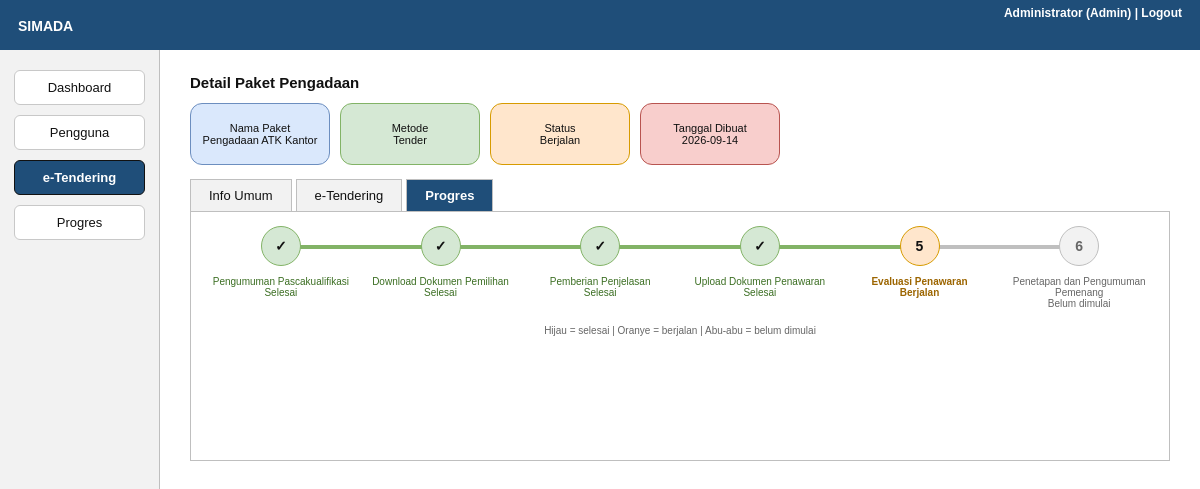
The app's page /public/index.php?page=paket&id=1&tab=progres (signed in) with its own data.
### tables this page shows
CREATE TABLE paket_pengadaan (
  id         INT UNSIGNED AUTO_INCREMENT PRIMARY KEY,
  nama_paket VARCHAR(150) NOT NULL,
  metode     ENUM('Tender','Pengadaan Langsung','E-Purchasing') NOT NULL,
  status     ENUM('Analisis','Berjalan','Selesai') NOT NULL DEFAULT 'Analisis',
  tanggal    DATE NOT NULL,
  created_by INT UNSIGNED NULL,
  CONSTRAINT fk_paket_user FOREIGN KEY (created_by) REFERENCES users(id)
);

CREATE TABLE tender (
  id              INT UNSIGNED AUTO_INCREMENT PRIMARY KEY,
  paket_id        INT UNSIGNED NOT NULL,
  tahap           VARCHAR(60) NOT NULL,
  tanggal_mulai   DATE NULL,
  tanggal_selesai DATE NULL,
  status          ENUM('Belum dimulai','Berjalan','Selesai') NOT NULL DEFAULT 'Belum dimulai',
  UNIQUE KEY uq_paket_tahap (paket_id, tahap),
  CONSTRAINT fk_tender_paket FOREIGN KEY (paket_id) REFERENCES paket_pengadaan(id) ON DELETE CASCADE
);

### core/Controller.php (called while the page is built, shortened)
<?php
abstract class Controller
{
    protected function render(string $view, array $data = [], string $active = ''): void
    {
        extract($data);
        require __DIR__ . '/../views/layout/header.php';
        require __DIR__ . "/../views/$view.php";
        require __DIR__ . '/../views/layout/footer.php';
    }
}

### controllers/TenderController.php (called while the page is built, shortened)
<?php
class TenderController extends Controller
{
    private PaketPengadaan $paket;
    private Tender $tender;
    public function __construct()
    {
        $this->paket = new PaketPengadaan();
        $this->tender = new Tender();
    }
    private function canEdit(): bool
    {
        return in_array(Auth::user()['role'], ['Pokja', 'Admin'], true);
    }
    public function detail(): void
    {
        $id = (int)($_GET['id'] ?? 0);
        $paket = $this->paket->findById($id);
        $tab = in_array($_GET['tab'] ?? '', ['info', 'tender', 'progres'], true) ? $_GET['tab'] : 'tender';
        $rows = $this->tender->byPaket($id);
        $errors = [];
        $this->render('tender/detail', [
            'paket' => $paket, 'rows' => $rows, 'errors' => $errors, 'tab' => $tab,
            'canEdit' => $this->canEdit(), 'pembuat' => $this->paket->creatorName((int)$paket['created_by']),
            'stages' => $this->stages($this->tender->byPaket($id)),
        ], 'tender');
    }
    public static function stages(array $tahapan): array
    {
        $by = array_column($tahapan, 'status', 'tahap');
        return array_map(fn($t) => ['tahap' => $t, 'status' => $by[$t] ?? 'Belum dimulai'], Tender::TAHAP);
    }
}

### public/index.php (called while the page is built, shortened)
<?php
spl_autoload_register(function ($class) {
    foreach (['core', 'models', 'controllers'] as $dir) {
        $file = __DIR__ . "/../$dir/$class.php";
        if (is_file($file)) { require $file; return; }
    }
});
$routes = [
    'login'       => [AuthController::class, 'login'],
    'logout'      => [AuthController::class, 'logout'],
    'dashboard'   => [DashboardController::class, 'index'],
    'users'       => [UserController::class, 'index'],
    'user-toggle' => [UserController::class, 'toggle'],
    'tender'      => [TenderController::class, 'index'],
    'paket'       => [TenderController::class, 'detail'],
    'progres'     => [ProgresController::class, 'index'],
];
$page = $_GET['page'] ?? (Auth::check() ? 'dashboard' : 'login');
[$class, $method] = $routes[$page] ?? $routes['login'];
(new $class())->$method();

### config/config.php (called while the page is built)
<?php
return [
    'driver'   => getenv('SIMADA_DRIVER') ?: 'mysql',
    'host'     => '127.0.0.1',
    'port'     => 3306,
    'database' => 'simada',
    'username' => 'root',
    'password' => '',
    'sqlite'   => __DIR__ . '/../database/simada.sqlite',
];

### core/Database.php (called while the page is built, shortened)
<?php
class Database
{
    private static ?Database $instance = null;
    private PDO $pdo;
    private function __construct()
    {
        $c = require __DIR__ . '/../config/config.php';
        $dsn = $c['driver'] === 'sqlite'
            ? 'sqlite:' . $c['sqlite']
            : "mysql:host={$c['host']};port={$c['port']};dbname={$c['database']};charset=utf8mb4";
        $this->pdo = new PDO($dsn, $c['username'], $c['password'], [
            PDO::ATTR_ERRMODE            => PDO::ERRMODE_EXCEPTION,
            PDO::ATTR_DEFAULT_FETCH_MODE => PDO::FETCH_ASSOC,
            PDO::ATTR_EMULATE_PREPARES   => false,
        ]);
    }
    public static function getInstance(): Database
    {
        return self::$instance ??= new Database();
    }
    public function getConnection(): PDO
    {
        return $this->pdo;
    }
}

### core/Model.php (called while the page is built, shortened)
<?php
abstract class Model
{
    protected PDO $db;
    protected string $table;
    public function __construct()
    {
        $this->db = Database::getInstance()->getConnection();
    }
    public function findById(int $id): ?array
    {
        $stmt = $this->db->prepare("SELECT * FROM {$this->table} WHERE id = ?");
        $stmt->execute([$id]);
        return $stmt->fetch() ?: null;
    }
}

### models/Tender.php (called while the page is built, shortened)
<?php
class Tender extends Model
{
    public function byPaket(int $paketId): array
    {
        $stmt = $this->db->prepare('SELECT * FROM tender WHERE paket_id = ?');
        $stmt->execute([$paketId]);
        $rows = $stmt->fetchAll();
        usort($rows, fn($a, $b) => array_search($a['tahap'], self::TAHAP) <=> array_search($b['tahap'], self::TAHAP));
        return $rows;
    }
}

### views/progres/stepper.php (the view)
<div class="stepper">
<?php foreach ($stages as $i => $s): $cls = ['Selesai' => 'done', 'Berjalan' => 'run'][$s['status']] ?? 'todo'; ?>
  <div class="step <?= $cls ?>"><div class="dot"><?= $cls === 'done' ? '✓' : $i + 1 ?></div>
  <div class="cap"><?= $e($s['tahap']) ?><br><?= $e($s['status']) ?></div></div>
<?php endforeach; ?>
</div>
<p class="legend">Hijau = selesai | Oranye = berjalan | Abu-abu = belum dimulai</p>

### views/tender/detail.php (shortened to what this page needs)
<h1>Detail Paket Pengadaan</h1>
<div class="cards info">
  <div class="card c-blue"><span>Nama Paket</span><?= $e($paket['nama_paket']) ?></div>
  <div class="card c-green"><span>Metode</span><?= $e($paket['metode']) ?></div>
  <div class="card c-orange"><span>Status</span><?= $e($paket['status']) ?></div>
  <div class="card c-red"><span>Tanggal Dibuat</span><?= $e($paket['tanggal']) ?></div>
</div>
<nav class="tabs">
<?php foreach (['info' => 'Info Umum', 'tender' => 'e-Tendering', 'progres' => 'Progres'] as $k => $label): ?>
  <a class="<?= $tab === $k ? 'on' : '' ?>" href="index.php?page=paket&id=<?= $paket['id'] ?>&tab=<?= $k ?>"><?= $label ?></a>
<?php endforeach; ?>
</nav>
<section class="tabbody">
<?php if ($tab === 'info'): ?>
  <table class="kv"><tr><th>Nama Paket</th><td><?= $e($paket['nama_paket']) ?></td></tr><tr><th>Metode</th><td><?= $e($paket['metode']) ?></td></tr>
  <tr><th>Status</th><td><?= $e($paket['status']) ?></td></tr><tr><th>Tanggal Dibuat</th><td><?= $e($paket['tanggal']) ?></td></tr><tr><th>Dibuat oleh</th><td><?= $e($pembuat) ?></td></tr></table>
<?php elseif ($tab === 'progres'): ?>
  <?php require __DIR__ . '/../progres/stepper.php'; ?>
<?php endif; ?>
</section>

### public/assets/style.css (style rules this page uses)
* { box-sizing:border-box }
body { margin:0;font-family:Arial,Helvetica,sans-serif;font-size:13px;color:#111;background:#fff }
a { color:#1F4E79 }
h1 { font-size:15px;margin:4px 0 12px }
.cards { display:flex;flex-wrap:wrap;gap:20px;max-width:520px }
.card { width:150px;height:62px;border-radius:12px;border:1px solid;display:flex;flex-direction:column;align-items:center;justify-content:center;text-align:center }
.card span { font-weight:bold;font-size:14px }
.cards.info { max-width:none;flex-wrap:nowrap;gap:10px }
.cards.info .card { width:140px;font-size:11px }
.cards.info .card span { font-size:11px;font-weight:normal }
.c-blue { background:#dae8fc;border-color:#6c8ebf }
.c-green { background:#d5e8d4;border-color:#82b366 }
.c-orange { background:#ffe6cc;border-color:#d79b00 }
.c-red { background:#f8cecc;border-color:#b85450 }
.tabs { display:flex;gap:4px;margin-top:14px }
.tabs a { padding:8px 18px;background:#f2f2f2;border:1px solid #bfbfbf;border-bottom:0;color:#111;text-decoration:none }
.tabs a.on { background:#1F4E79;color:#fff;font-weight:bold }
.tabbody { border:1px solid #bfbfbf;padding:14px 10px;min-height:250px }
.stepper { display:flex;justify-content:space-between;position:relative }
.step { flex:1;text-align:center;position:relative }
.step:not(:last-child)::after { content:"";position:absolute;top:19px;left:50%;width:100%;height:4px;background:#bfbfbf;z-index:0 }
.step.done:not(:last-child)::after { background:#82b366 }
.dot { position:relative;z-index:1;width:40px;height:40px;border-radius:50%;margin:0 auto;display:flex;align-items:center;justify-content:center;font-weight:bold;font-size:14px;border:1px solid #bfbfbf;background:#f2f2f2;color:#666 }
.done .dot { background:#d5e8d4;border-color:#82b366;color:#111 }
.run .dot { background:#ffe6cc;border-color:#d79b00;color:#111 }
.cap { font-size:10px;margin-top:10px;color:#666;padding:0 4px }
.done .cap { color:#3b6e22 }
.run .cap { color:#9c6500;font-weight:bold }
.legend { text-align:center;color:#666;font-size:10px;margin-top:16px }

### records on screen
paket_pengadaan: nama_paket "Pengadaan ATK Kantor", metode "Tender", status "Berjalan", tanggal "2026-09-14"
tender: tahap "Pengumuman Pascakualifikasi", status "Selesai"
tender: tahap "Download Dokumen Pemilihan", status "Selesai"
tender: tahap "Pemberian Penjelasan", status "Selesai"
tender: tahap "Upload Dokumen Penawaran", status "Selesai"
tender: tahap "Evaluasi Penawaran", status "Berjalan"

### other values on screen
$e($user['nama']) "Administrator"
$e($user['role']) "Admin"
$label "Dashboard"
$label "Pengguna"
$label "e-Tendering"
$label "Progres"
$label "Info Umum"
$e($s['tahap']) "Penetapan dan Pengumuman Pemenang"
$e($s['status']) "Belum dimulai"
